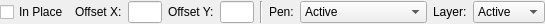
<?xml version="1.0" encoding="UTF-8"?>
<ui version="4.0">
 <class>LC_DuplicateOptions</class>
 <widget class="QWidget" name="LC_DuplicateOptions">
  <property name="geometry">
   <rect>
    <x>0</x>
    <y>0</y>
    <width>545</width>
    <height>24</height>
   </rect>
  </property>
  <property name="windowTitle">
   <string>Form</string>
  </property>
  <layout class="QGridLayout" name="gridLayout">
   <property name="leftMargin">
    <number>0</number>
   </property>
   <property name="topMargin">
    <number>1</number>
   </property>
   <property name="rightMargin">
    <number>0</number>
   </property>
   <property name="bottomMargin">
    <number>1</number>
   </property>
   <item row="0" column="4">
    <widget class="QLineEdit" name="leOffsetY">
     <property name="minimumSize">
      <size>
       <width>30</width>
       <height>0</height>
      </size>
     </property>
     <property name="maximumSize">
      <size>
       <width>50</width>
       <height>16777215</height>
      </size>
     </property>
     <property name="toolTip">
      <string>Vertical offset of duplicate from original entity</string>
     </property>
    </widget>
   </item>
   <item row="0" column="2">
    <widget class="QLineEdit" name="leOffsetX">
     <property name="minimumSize">
      <size>
       <width>30</width>
       <height>0</height>
      </size>
     </property>
     <property name="maximumSize">
      <size>
       <width>50</width>
       <height>16777215</height>
      </size>
     </property>
     <property name="toolTip">
      <string>Horizontal offset of duplicate from original entity</string>
     </property>
    </widget>
   </item>
   <item row="0" column="6">
    <widget class="QLabel" name="label_3">
     <property name="text">
      <string>Pen:</string>
     </property>
    </widget>
   </item>
   <item row="0" column="0">
    <widget class="QCheckBox" name="cbInPlace">
     <property name="toolTip">
      <string>If checked, duplicate will be positioned in original's coordinates</string>
     </property>
     <property name="text">
      <string>In Place</string>
     </property>
    </widget>
   </item>
   <item row="0" column="8">
    <widget class="QLabel" name="label_4">
     <property name="text">
      <string>Layer:</string>
     </property>
    </widget>
   </item>
   <item row="0" column="7">
    <widget class="QComboBox" name="cbPen">
     <property name="toolTip">
      <string>Pen to apply to created duplicate</string>
     </property>
     <item>
      <property name="text">
       <string comment="pen">Active</string>
      </property>
     </item>
     <item>
      <property name="text">
       <string comment="pen">Original</string>
      </property>
     </item>
     <item>
      <property name="text">
       <string comment="pen">Original Resolved</string>
      </property>
     </item>
    </widget>
   </item>
   <item row="0" column="9">
    <widget class="QComboBox" name="cbLayer">
     <property name="toolTip">
      <string>Layer to which duplicate should be placed</string>
     </property>
     <item>
      <property name="text">
       <string comment="layer">Active</string>
      </property>
     </item>
     <item>
      <property name="text">
       <string comment="layer">Original</string>
      </property>
     </item>
    </widget>
   </item>
   <item row="0" column="3">
    <widget class="QLabel" name="label_2">
     <property name="text">
      <string>Offset Y:</string>
     </property>
    </widget>
   </item>
   <item row="0" column="10">
    <spacer name="horizontalSpacer">
     <property name="orientation">
      <enum>Qt::Horizontal</enum>
     </property>
     <property name="sizeHint" stdset="0">
      <size>
       <width>0</width>
       <height>20</height>
      </size>
     </property>
    </spacer>
   </item>
   <item row="0" column="1">
    <widget class="QLabel" name="label">
     <property name="text">
      <string>Offset X:</string>
     </property>
    </widget>
   </item>
   <item row="0" column="5">
    <widget class="Line" name="line">
     <property name="orientation">
      <enum>Qt::Vertical</enum>
     </property>
    </widget>
   </item>
  </layout>
 </widget>
 <resources/>
 <connections/>
</ui>
